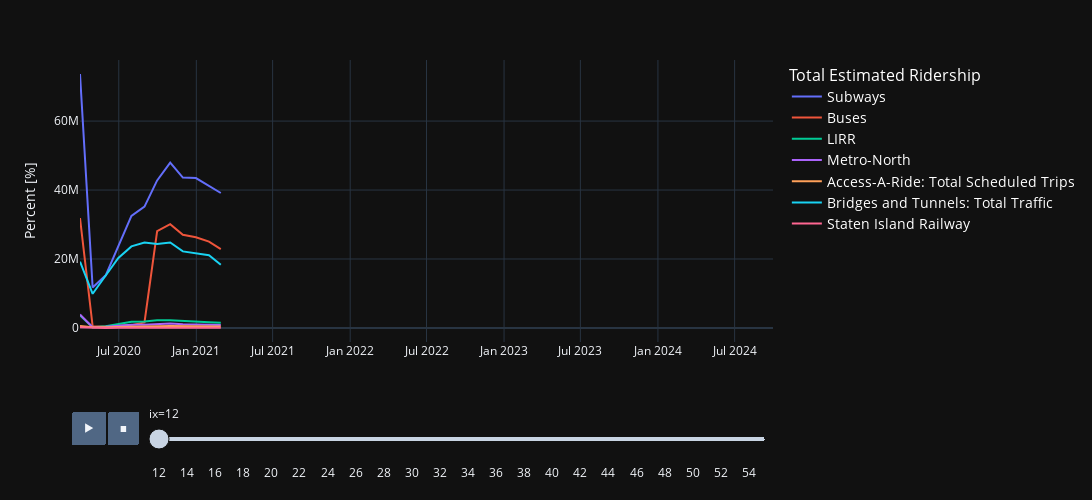

Here is the notebook cell this chart was saved with:
### Code cell
create_animation(variable = "ridership", frequency= "monthly")

### Figure 1 — Plotly figure (JSON) as saved in the notebook; plotly's stock layout.template omitted (floating-point values rounded to 4 significant figures)
{"data": [{"hovertemplate": "Subways", "legendgroup": "Subways: Total Estimated Ridership", "line": {"color": "#636efa", "dash": "solid"}, "marker": {"symbol": "circle"}, "mode": "lines", "name": "Subways", "orientation": "v", "showlegend": true, "type": "scatter", "x": ["2020-03-31T00:00:00", "2020-04-30T00:00:00", "2020-05-31T00:00:00", "2020-06-30T00:00:00", "2020-07-31T00:00:00", "2020-08-31T00:00:00", "2020-09-30T00:00:00", "2020-10-31T00:00:00", "2020-11-30T00:00:00", "2020-12-31T00:00:00", "2021-01-31T00:00:00", "2021-02-28T00:00:00"], "xaxis": "x", "y": [73625223, 11730474, 15275851, 23928304, 32508961, 35197734, 42790545, 47947097, 43624401, 43468179, 41101382, 39143573], "yaxis": "y"}, {"hovertemplate": "Buses", "legendgroup": "Buses: Total Estimated Ridership", "line": {"color": "#EF553B", "dash": "solid"}, "marker": {"symbol": "circle"}, "mode": "lines", "name": "Buses", "orientation": "v", "showlegend": true, "type": "scatter", "x": ["2020-03-31T00:00:00", "2020-04-30T00:00:00", "2020-05-31T00:00:00", "2020-06-30T00:00:00", "2020-07-31T00:00:00", "2020-08-31T00:00:00", "2020-09-30T00:00:00", "2020-10-31T00:00:00", "2020-11-30T00:00:00", "2020-12-31T00:00:00", "2021-01-31T00:00:00", "2021-02-28T00:00:00"], "xaxis": "x", "y": [31871784, 471515, 410704, 658374, 828108, 1609110, 28067094, 30114260, 27049641, 26307109, 25035873, 22875301], "yaxis": "y"}, {"hovertemplate": "LIRR", "legendgroup": "LIRR: Total Estimated Ridership", "line": {"color": "#00cc96", "dash": "solid"}, "marker": {"symbol": "circle"}, "mode": "lines", "name": "LIRR", "orientation": "v", "showlegend": true, "type": "scatter", "x": ["2020-03-31T00:00:00", "2020-04-30T00:00:00", "2020-05-31T00:00:00", "2020-06-30T00:00:00", "2020-07-31T00:00:00", "2020-08-31T00:00:00", "2020-09-30T00:00:00", "2020-10-31T00:00:00", "2020-11-30T00:00:00", "2020-12-31T00:00:00", "2021-01-31T00:00:00", "2021-02-28T00:00:00"], "xaxis": "x", "y": [3625224, 217333, 501928, 1196635, 1788497, 1878247, 2257943, 2243992, 2127055, 1979870, 1686485, 1506979], "yaxis": "y"}, {"hovertemplate": "Metro-North", "legendgroup": "Metro-North: Total Estimated Ridership", "line": {"color": "#ab63fa", "dash": "solid"}, "marker": {"symbol": "circle"}, "mode": "lines", "name": "Metro-North", "orientation": "v", "showlegend": true, "type": "scatter", "x": ["2020-03-31T00:00:00", "2020-04-30T00:00:00", "2020-05-31T00:00:00", "2020-06-30T00:00:00", "2020-07-31T00:00:00", "2020-08-31T00:00:00", "2020-09-30T00:00:00", "2020-10-31T00:00:00", "2020-11-30T00:00:00", "2020-12-31T00:00:00", "2021-01-31T00:00:00", "2021-02-28T00:00:00"], "xaxis": "x", "y": [3890767, 244337, 335868, 617791, 914255, 954881, 1162214, 1291434, 1071116, 1005936, 939998, 874436], "yaxis": "y"}, {"hovertemplate": "Access-A-Ride: Total Scheduled Trips", "legendgroup": "Access-A-Ride: Total Scheduled Trips", "line": {"color": "#FFA15A", "dash": "solid"}, "marker": {"symbol": "circle"}, "mode": "lines", "name": "Access-A-Ride: Total Scheduled Trips", "orientation": "v", "showlegend": true, "type": "scatter", "x": ["2020-03-31T00:00:00", "2020-04-30T00:00:00", "2020-05-31T00:00:00", "2020-06-30T00:00:00", "2020-07-31T00:00:00", "2020-08-31T00:00:00", "2020-09-30T00:00:00", "2020-10-31T00:00:00", "2020-11-30T00:00:00", "2020-12-31T00:00:00", "2021-01-31T00:00:00", "2021-02-28T00:00:00"], "xaxis": "x", "y": [558330, 181852, 236658, 346437, 445334, 484181, 527994, 575534, 541428, 543732, 516280, 446034], "yaxis": "y"}, {"hovertemplate": "Bridges and Tunnels: Total Traffic", "legendgroup": "Bridges and Tunnels: Total Traffic", "line": {"color": "#19d3f3", "dash": "solid"}, "marker": {"symbol": "circle"}, "mode": "lines", "name": "Bridges and Tunnels: Total Traffic", "orientation": "v", "showlegend": true, "type": "scatter", "x": ["2020-03-31T00:00:00", "2020-04-30T00:00:00", "2020-05-31T00:00:00", "2020-06-30T00:00:00", "2020-07-31T00:00:00", "2020-08-31T00:00:00", "2020-09-30T00:00:00", "2020-10-31T00:00:00", "2020-11-30T00:00:00", "2020-12-31T00:00:00", "2021-01-31T00:00:00", "2021-02-28T00:00:00"], "xaxis": "x", "y": [19235070, 9916205, 15211624, 20315413, 23662900, 24767977, 24342825, 24782515, 22204031, 21664300, 21090759, 18325306], "yaxis": "y"}, {"hovertemplate": "Staten Island Railway", "legendgroup": "Staten Island Railway: Total Estimated Ridership", "line": {"color": "#FF6692", "dash": "solid"}, "marker": {"symbol": "circle"}, "mode": "lines", "name": "Staten Island Railway", "orientation": "v", "showlegend": true, "type": "scatter", "x": ["2020-03-31T00:00:00", "2020-04-30T00:00:00", "2020-05-31T00:00:00", "2020-06-30T00:00:00", "2020-07-31T00:00:00", "2020-08-31T00:00:00", "2020-09-30T00:00:00", "2020-10-31T00:00:00", "2020-11-30T00:00:00", "2020-12-31T00:00:00", "2021-01-31T00:00:00", "2021-02-28T00:00:00"], "xaxis": "x", "y": [200584, 19677, 23457, 41174, 62300, 67904, 77014, 86142, 71913, 71752, 71378, 66672], "yaxis": "y"}], "layout": {"height": 500, "legend": {"font": {"color": "white", "size": 14}, "title": {"font": {"color": "white", "size": 16}, "text": "Total Estimated Ridership"}, "tracegroupgap": 0}, "margin": {"t": 60}, "sliders": [{"active": 0, "currentvalue": {"prefix": "ix="}, "len": 0.9, "pad": {"b": 10, "t": 60}, "steps": [{"args": [["12"], {"frame": {"duration": 0, "redraw": false}, "fromcurrent": true, "mode": "immediate", "transition": {"duration": 0, "easing": "linear"}}], "label": "12", "method": "animate"}, {"args": [["13"], {"frame": {"duration": 0, "redraw": false}, "fromcurrent": true, "mode": "immediate", "transition": {"duration": 0, "easing": "linear"}}], "label": "13", "method": "animate"}, {"args": [["14"], {"frame": {"duration": 0, "redraw": false}, "fromcurrent": true, "mode": "immediate", "transition": {"duration": 0, "easing": "linear"}}], "label": "14", "method": "animate"}, {"args": [["15"], {"frame": {"duration": 0, "redraw": false}, "fromcurrent": true, "mode": "immediate", "transition": {"duration": 0, "easing": "linear"}}], "label": "15", "method": "animate"}, {"args": [["16"], {"frame": {"duration": 0, "redraw": false}, "fromcurrent": true, "mode": "immediate", "transition": {"duration": 0, "easing": "linear"}}], "label": "16", "method": "animate"}, {"args": [["17"], {"frame": {"duration": 0, "redraw": false}, "fromcurrent": true, "mode": "immediate", "transition": {"duration": 0, "easing": "linear"}}], "label": "17", "method": "animate"}, {"args": [["18"], {"frame": {"duration": 0, "redraw": false}, "fromcurrent": true, "mode": "immediate", "transition": {"duration": 0, "easing": "linear"}}], "label": "18", "method": "animate"}, {"args": [["19"], {"frame": {"duration": 0, "redraw": false}, "fromcurrent": true, "mode": "immediate", "transition": {"duration": 0, "easing": "linear"}}], "label": "19", "method": "animate"}, {"args": [["20"], {"frame": {"duration": 0, "redraw": false}, "fromcurrent": true, "mode": "immediate", "transition": {"duration": 0, "easing": "linear"}}], "label": "20", "method": "animate"}, {"args": [["21"], {"frame": {"duration": 0, "redraw": false}, "fromcurrent": true, "mode": "immediate", "transition": {"duration": 0, "easing": "linear"}}], "label": "21", "method": "animate"}, {"args": [["22"], {"frame": {"duration": 0, "redraw": false}, "fromcurrent": true, "mode": "immediate", "transition": {"duration": 0, "easing": "linear"}}], "label": "22", "method": "animate"}, {"args": [["23"], {"frame": {"duration": 0, "redraw": false}, "fromcurrent": true, "mode": "immediate", "transition": {"duration": 0, "easing": "linear"}}], "label": "23", "method": "animate"}, {"args": [["24"], {"frame": {"duration": 0, "redraw": false}, "fromcurrent": true, "mode": "immediate", "transition": {"duration": 0, "easing": "linear"}}], "label": "24", "method": "animate"}, {"args": [["25"], {"frame": {"duration": 0, "redraw": false}, "fromcurrent": true, "mode": "immediate", "transition": {"duration": 0, "easing": "linear"}}], "label": "25", "method": "animate"}, {"args": [["26"], {"frame": {"duration": 0, "redraw": false}, "fromcurrent": true, "mode": "immediate", "transition": {"duration": 0, "easing": "linear"}}], "label": "26", "method": "animate"}, {"args": [["27"], {"frame": {"duration": 0, "redraw": false}, "fromcurrent": true, "mode": "immediate", "transition": {"duration": 0, "easing": "linear"}}], "label": "27", "method": "animate"}, {"args": [["28"], {"frame": {"duration": 0, "redraw": false}, "fromcurrent": true, "mode": "immediate", "transition": {"duration": 0, "easing": "linear"}}], "label": "28", "method": "animate"}, {"args": [["29"], {"frame": {"duration": 0, "redraw": false}, "fromcurrent": true, "mode": "immediate", "transition": {"duration": 0, "easing": "linear"}}], "label": "29", "method": "animate"}, {"args": [["30"], {"frame": {"duration": 0, "redraw": false}, "fromcurrent": true, "mode": "immediate", "transition": {"duration": 0, "easing": "linear"}}], "label": "30", "method": "animate"}, {"args": [["31"], {"frame": {"duration": 0, "redraw": false}, "fromcurrent": true, "mode": "immediate", "transition": {"duration": 0, "easing": "linear"}}], "label": "31", "method": "animate"}, {"args": [["32"], {"frame": {"duration": 0, "redraw": false}, "fromcurrent": true, "mode": "immediate", "transition": {"duration": 0, "easing": "linear"}}], "label": "32", "method": "animate"}, {"args": [["33"], {"frame": {"duration": 0, "redraw": false}, "fromcurrent": true, "mode": "immediate", "transition": {"duration": 0, "easing": "linear"}}], "label": "33", "method": "animate"}, {"args": [["34"], {"frame": {"duration": 0, "redraw": false}, "fromcurrent": true, "mode": "immediate", "transition": {"duration": 0, "easing": "linear"}}], "label": "34", "method": "animate"}, {"args": [["35"], {"frame": {"duration": 0, "redraw": false}, "fromcurrent": true, "mode": "immediate", "transition": {"duration": 0, "easing": "linear"}}], "label": "35", "method": "animate"}, {"args": [["36"], {"frame": {"duration": 0, "redraw": false}, "fromcurrent": true, "mode": "immediate", "transition": {"duration": 0, "easing": "linear"}}], "label": "36", "method": "animate"}, {"args": [["37"], {"frame": {"duration": 0, "redraw": false}, "fromcurrent": true, "mode": "immediate", "transition": {"duration": 0, "easing": "linear"}}], "label": "37", "method": "animate"}, {"args": [["38"], {"frame": {"duration": 0, "redraw": false}, "fromcurrent": true, "mode": "immediate", "transition": {"duration": 0, "easing": "linear"}}], "label": "38", "method": "animate"}, {"args": [["39"], {"frame": {"duration": 0, "redraw": false}, "fromcurrent": true, "mode": "immediate", "transition": {"duration": 0, "easing": "linear"}}], "label": "39", "method": "animate"}, {"args": [["40"], {"frame": {"duration": 0, "redraw": false}, "fromcurrent": true, "mode": "immediate", "transition": {"duration": 0, "easing": "linear"}}], "label": "40", "method": "animate"}, {"args": [["41"], {"frame": {"duration": 0, "redraw": false}, "fromcurrent": true, "mode": "immediate", "transition": {"duration": 0, "easing": "linear"}}], "label": "41", "method": "animate"}, {"args": [["42"], {"frame": {"duration": 0, "redraw": false}, "fromcurrent": true, "mode": "immediate", "transition": {"duration": 0, "easing": "linear"}}], "label": "42", "method": "animate"}, {"args": [["43"], {"frame": {"duration": 0, "redraw": false}, "fromcurrent": true, "mode": "immediate", "transition": {"duration": 0, "easing": "linear"}}], "label": "43", "method": "animate"}, {"args": [["44"], {"frame": {"duration": 0, "redraw": false}, "fromcurrent": true, "mode": "immediate", "transition": {"duration": 0, "easing": "linear"}}], "label": "44", "method": "animate"}, {"args": [["45"], {"frame": {"duration": 0, "redraw": false}, "fromcurrent": true, "mode": "immediate", "transition": {"duration": 0, "easing": "linear"}}], "label": "45", "method": "animate"}, {"args": [["46"], {"frame": {"duration": 0, "redraw": false}, "fromcurrent": true, "mode": "immediate", "transition": {"duration": 0, "easing": "linear"}}], "label": "46", "method": "animate"}, {"args": [["47"], {"frame": {"duration": 0, "redraw": false}, "fromcurrent": true, "mode": "immediate", "transition": {"duration": 0, "easing": "linear"}}], "label": "47", "method": "animate"}, {"args": [["48"], {"frame": {"duration": 0, "redraw": false}, "fromcurrent": true, "mode": "immediate", "transition": {"duration": 0, "easing": "linear"}}], "label": "48", "method": "animate"}, {"args": [["49"], {"frame": {"duration": 0, "redraw": false}, "fromcurrent": true, "mode": "immediate", "transition": {"duration": 0, "easing": "linear"}}], "label": "49", "method": "animate"}, {"args": [["50"], {"frame": {"duration": 0, "redraw": false}, "fromcurrent": true, "mode": "immediate", "transition": {"duration": 0, "easing": "linear"}}], "label": "50", "method": "animate"}, {"args": [["51"], {"frame": {"duration": 0, "redraw": false}, "fromcurrent": true, "mode": "immediate", "transition": {"duration": 0, "easing": "linear"}}], "label": "51", "method": "animate"}, {"args": [["52"], {"frame": {"duration": 0, "redraw": false}, "fromcurrent": true, "mode": "immediate", "transition": {"duration": 0, "easing": "linear"}}], "label": "52", "method": "animate"}, {"args": [["53"], {"frame": {"duration": 0, "redraw": false}, "fromcurrent": true, "mode": "immediate", "transition": {"duration": 0, "easing": "linear"}}], "label": "53", "method": "animate"}, {"args": [["54"], {"frame": {"duration": 0, "redraw": false}, "fromcurrent": true, "mode": "immediate", "transition": {"duration": 0, "easing": "linear"}}], "label": "54", "method": "animate"}, {"args": [["55"], {"frame": {"duration": 0, "redraw": false}, "fromcurrent": true, "mode": "immediate", "transition": {"duration": 0, "easing": "linear"}}], "label": "55", "method": "animate"}], "x": 0.1, "xanchor": "left", "y": 0, "yanchor": "top"}], "updatemenus": [{"buttons": [{"args": [null, {"frame": {"duration": 500, "redraw": true}, "fromcurrent": true, "mode": "immediate", "transition": {"duration": 500, "easing": "linear"}}], "label": "&#9654;", "method": "animate"}, {"args": [[null], {"frame": {"duration": 0, "redraw": false}, "fromcurrent": true, "mode": "immediate", "transition": {"duration": 0, "easing": "linear"}}], "label": "&#9724;", "method": "animate"}], "direction": "left", "pad": {"r": 10, "t": 70}, "showactive": false, "type": "buttons", "x": 0.1, "xanchor": "right", "y": 0, "yanchor": "top"}], "width": 1200, "xaxis": {"anchor": "y", "domain": [0, 1], "range": ["2020-03-31T00:00:00", "2024-09-30T00:00:00"], "title": {"text": ""}}, "yaxis": {"anchor": "x", "domain": [0, 1], "title": {"text": "Percent [%]"}}}}
